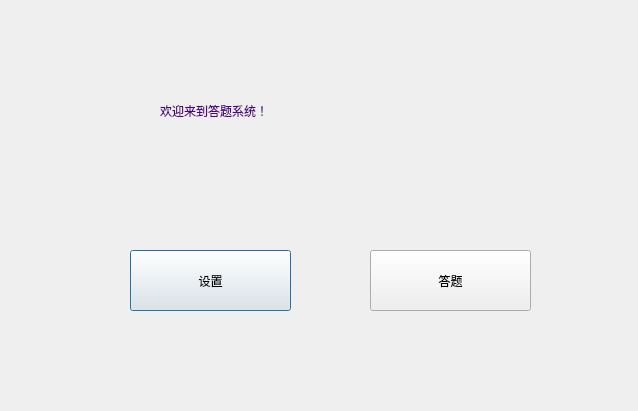
<?xml version="1.0" encoding="UTF-8"?>
<ui version="4.0">
 <class>Welcome</class>
 <widget class="QDialog" name="Welcome">
  <property name="geometry">
   <rect>
    <x>0</x>
    <y>0</y>
    <width>638</width>
    <height>411</height>
   </rect>
  </property>
  <property name="windowTitle">
   <string>Dialog</string>
  </property>
  <widget class="QLabel" name="label">
   <property name="geometry">
    <rect>
     <x>160</x>
     <y>70</y>
     <width>361</width>
     <height>81</height>
    </rect>
   </property>
   <property name="styleSheet">
    <string notr="true">font: 30pt &quot;Adobe Devanagari&quot;;
color: rgb(85, 0, 127);</string>
   </property>
   <property name="text">
    <string>欢迎来到答题系统！</string>
   </property>
  </widget>
  <widget class="QPushButton" name="pushButton">
   <property name="geometry">
    <rect>
     <x>130</x>
     <y>250</y>
     <width>161</width>
     <height>61</height>
    </rect>
   </property>
   <property name="styleSheet">
    <string notr="true">font: 16pt &quot;Adobe Devanagari&quot;;</string>
   </property>
   <property name="text">
    <string>设置</string>
   </property>
  </widget>
  <widget class="QPushButton" name="pushButton_2">
   <property name="geometry">
    <rect>
     <x>370</x>
     <y>250</y>
     <width>161</width>
     <height>61</height>
    </rect>
   </property>
   <property name="styleSheet">
    <string notr="true">font: 16pt &quot;Adobe Devanagari&quot;;</string>
   </property>
   <property name="text">
    <string>答题</string>
   </property>
  </widget>
 </widget>
 <resources/>
 <connections/>
</ui>
